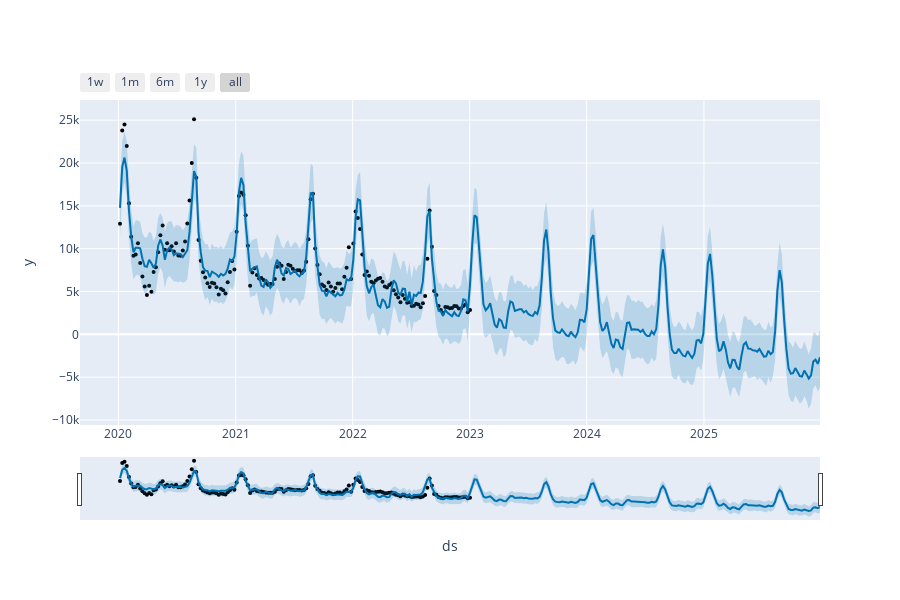

The notebook cell this image was saved under:
### Code cell
from prophet.plot import plot_plotly
plot_plotly(new_model, predict)

### Figure 1 — Plotly figure (JSON) as saved in the notebook; plotly's stock layout.template omitted (floating-point values rounded to 4 significant figures; data arrays with more than 128 entries replaced by an {"elided": "..."} marker saying what was removed)
{"data": [{"marker": {"color": "black", "size": 4}, "mode": "markers", "name": "Actual", "type": "scatter", "x": {"elided": "157 str values"}, "y": {"elided": "157 int values"}}, {"hoverinfo": "skip", "line": {"width": 0}, "mode": "lines", "type": "scatter", "x": {"elided": "313 str values"}, "y": {"elided": "313 float values"}}, {"fill": "tonexty", "fillcolor": "rgba(0, 114, 178, 0.2)", "line": {"color": "#0072B2", "width": 2}, "mode": "lines", "name": "Predicted", "type": "scatter", "x": {"elided": "313 str values"}, "y": {"elided": "313 float values"}}, {"fill": "tonexty", "fillcolor": "rgba(0, 114, 178, 0.2)", "hoverinfo": "skip", "line": {"width": 0}, "mode": "lines", "type": "scatter", "x": {"elided": "313 str values"}, "y": {"elided": "313 float values"}}], "layout": {"height": 600, "showlegend": false, "width": 900, "xaxis": {"rangeselector": {"buttons": [{"count": 7, "label": "1w", "step": "day", "stepmode": "backward"}, {"count": 1, "label": "1m", "step": "month", "stepmode": "backward"}, {"count": 6, "label": "6m", "step": "month", "stepmode": "backward"}, {"count": 1, "label": "1y", "step": "year", "stepmode": "backward"}, {"step": "all"}]}, "rangeslider": {"visible": true}, "title": {"text": "ds"}, "type": "date"}, "yaxis": {"title": {"text": "y"}}}}
